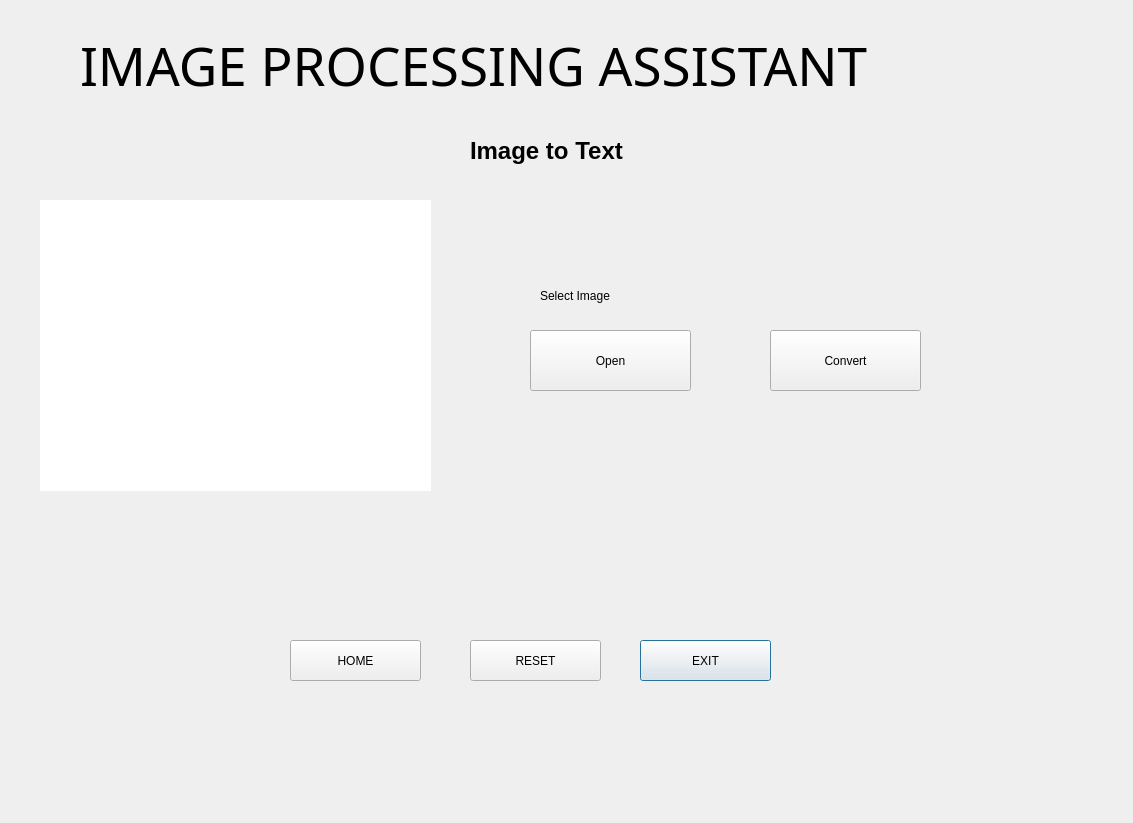
<?xml version="1.0" encoding="UTF-8"?>
<ui version="4.0">
 <class>Dialog</class>
 <widget class="QDialog" name="Dialog">
  <property name="geometry">
   <rect>
    <x>0</x>
    <y>0</y>
    <width>1133</width>
    <height>823</height>
   </rect>
  </property>
  <property name="windowTitle">
   <string>Dialog</string>
  </property>
  <widget class="QPushButton" name="exit">
   <property name="geometry">
    <rect>
     <x>640</x>
     <y>640</y>
     <width>131</width>
     <height>41</height>
    </rect>
   </property>
   <property name="styleSheet">
    <string notr="true"/>
   </property>
   <property name="text">
    <string>EXIT</string>
   </property>
  </widget>
  <widget class="QPushButton" name="pushButton_11">
   <property name="geometry">
    <rect>
     <x>770</x>
     <y>330</y>
     <width>151</width>
     <height>61</height>
    </rect>
   </property>
   <property name="styleSheet">
    <string notr="true"/>
   </property>
   <property name="text">
    <string>Convert</string>
   </property>
  </widget>
  <widget class="QLabel" name="label">
   <property name="geometry">
    <rect>
     <x>470</x>
     <y>120</y>
     <width>351</width>
     <height>61</height>
    </rect>
   </property>
   <property name="font">
    <font>
     <pointsize>18</pointsize>
     <weight>75</weight>
     <bold>true</bold>
    </font>
   </property>
   <property name="mouseTracking">
    <bool>false</bool>
   </property>
   <property name="layoutDirection">
    <enum>Qt::LeftToRight</enum>
   </property>
   <property name="autoFillBackground">
    <bool>false</bool>
   </property>
   <property name="styleSheet">
    <string notr="true">border-radius:50px;</string>
   </property>
   <property name="text">
    <string>Image to Text</string>
   </property>
  </widget>
  <widget class="QLabel" name="label_2">
   <property name="geometry">
    <rect>
     <x>80</x>
     <y>0</y>
     <width>1051</width>
     <height>131</height>
    </rect>
   </property>
   <property name="font">
    <font>
     <family>Cooper Black</family>
     <pointsize>40</pointsize>
     <weight>50</weight>
     <italic>false</italic>
     <bold>false</bold>
    </font>
   </property>
   <property name="mouseTracking">
    <bool>false</bool>
   </property>
   <property name="layoutDirection">
    <enum>Qt::LeftToRight</enum>
   </property>
   <property name="autoFillBackground">
    <bool>false</bool>
   </property>
   <property name="styleSheet">
    <string notr="true">border-radius:50px;
font: 40pt &quot;Cooper Black&quot;;


</string>
   </property>
   <property name="text">
    <string>IMAGE PROCESSING ASSISTANT</string>
   </property>
  </widget>
  <widget class="QPushButton" name="reset">
   <property name="geometry">
    <rect>
     <x>470</x>
     <y>640</y>
     <width>131</width>
     <height>41</height>
    </rect>
   </property>
   <property name="styleSheet">
    <string notr="true"/>
   </property>
   <property name="text">
    <string>RESET</string>
   </property>
  </widget>
  <widget class="QPushButton" name="home">
   <property name="geometry">
    <rect>
     <x>290</x>
     <y>640</y>
     <width>131</width>
     <height>41</height>
    </rect>
   </property>
   <property name="styleSheet">
    <string notr="true">border-color: rgb(170, 0, 255);</string>
   </property>
   <property name="text">
    <string>HOME</string>
   </property>
  </widget>
  <widget class="QLabel" name="label_4">
   <property name="geometry">
    <rect>
     <x>40</x>
     <y>200</y>
     <width>391</width>
     <height>291</height>
    </rect>
   </property>
   <property name="styleSheet">
    <string notr="true">background-color: rgb(255, 255, 255);</string>
   </property>
   <property name="text">
    <string/>
   </property>
   <property name="scaledContents">
    <bool>true</bool>
   </property>
  </widget>
  <widget class="QPushButton" name="pushButton_10">
   <property name="geometry">
    <rect>
     <x>530</x>
     <y>330</y>
     <width>161</width>
     <height>61</height>
    </rect>
   </property>
   <property name="styleSheet">
    <string notr="true"/>
   </property>
   <property name="text">
    <string>Open</string>
   </property>
  </widget>
  <widget class="QLabel" name="label_3">
   <property name="geometry">
    <rect>
     <x>540</x>
     <y>280</y>
     <width>421</width>
     <height>31</height>
    </rect>
   </property>
   <property name="styleSheet">
    <string notr="true">font: 12pt &quot;MS Shell Dlg 2&quot;;</string>
   </property>
   <property name="text">
    <string>Select Image</string>
   </property>
  </widget>
 </widget>
 <resources/>
 <connections/>
</ui>
